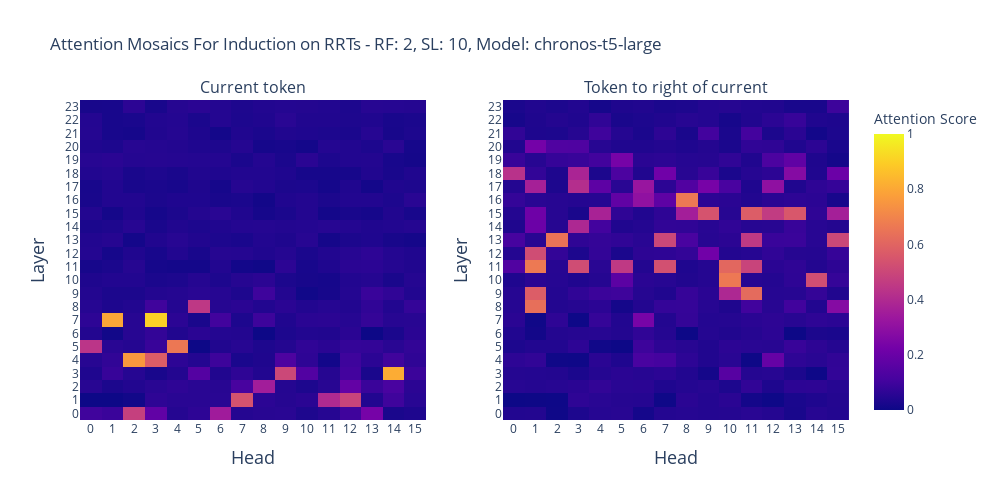

Write notebook code for a chart like this one.
### Code cell
rf = [2, 4, 6, 8, 10]
sl = [2, 4, 6, 8, 10]

import ipywidgets as widgets
import plotly.graph_objects as go
from plotly.subplots import make_subplots
from IPython.display import display
import numpy as np

# Create widget for model selection
model_dropdown = widgets.Dropdown(
    options=model_names,
    value=model_names[0],
    description='Model:'
)

# Create ipywidgets for RF and SL selection
rf_dropdown = widgets.Dropdown(
    options=[(f"RF: {r}", r) for r in rf],
    value=4,  # Initial value
    description='RF:'
)

sl_dropdown = widgets.Dropdown(
    options=[(f"SL: {s}", s) for s in sl],
    value=10,  # Initial value
    description='SL:'
)

# Create output widget to display the plots
output = widgets.Output()

def create_figure(current_rf, current_sl, current_model):
    # Generate config key
    config_key = f"rf{current_rf}_sl{current_sl}"
    
    # Check if config exists in results
    if config_key not in all_results:
        return go.Figure().update_layout(
            annotations=[dict(
                text=f"No data available for configuration: {config_key}",
                showarrow=False,
                xref="paper",
                yref="paper",
                x=0.5,
                y=0.5
            )]
        )
    
    # Get scores for current configuration
    all_center_scores = all_results[config_key]["center_scores"]
    all_right_scores = all_results[config_key]["right_scores"]
    
    # Check if model exists in scores
    if current_model not in all_center_scores or current_model not in all_right_scores:
        return go.Figure().update_layout(
            annotations=[dict(
                text=f"No data available for model {current_model} with configuration {config_key}",
                showarrow=False,
                xref="paper",
                yref="paper",
                x=0.5,
                y=0.5
            )]
        )
    
    # Get data for current model
    mosaic_center = all_center_scores[current_model]
    mosaic_right = all_right_scores[current_model]
    
    # Create a subplot with 2 side-by-side heatmaps
    fig = make_subplots(rows=1, cols=2, 
                        subplot_titles=("Current token", "Token to right of current"),
                        shared_yaxes=True)

    # Add heatmaps to the subplots
    fig.add_trace(
        go.Heatmap(z=mosaic_center, zmin=0, zmax=1, coloraxis="coloraxis"),
        row=1, col=1
    )
    fig.add_trace(
        go.Heatmap(z=mosaic_right, zmin=0, zmax=1, coloraxis="coloraxis"),
        row=1, col=2
    )

    # Update layout
    fig.update_layout(
        title_text=f"Attention Mosaics For Induction on RRTs - RF: {current_rf}, SL: {current_sl}, Model: {current_model.split('/')[-1]}",
        height=500,
        width=1000,
        coloraxis=dict(cmin=0, cmax=1, colorbar=dict(title="Attention Score"))
    )

    # Add axes labels with integer ticks
    fig.update_xaxes(title_text="Head", row=1, col=1, title_font=dict(size=18), 
                    tickmode='linear', tick0=0, dtick=1, showticklabels=True)
    fig.update_xaxes(title_text="Head", row=1, col=2, title_font=dict(size=18), 
                    tickmode='linear', tick0=0, dtick=1, showticklabels=True)
    fig.update_yaxes(title_text="Layer", row=1, col=1, title_font=dict(size=18), 
                    tickmode='linear', tick0=0, dtick=1, showticklabels=True)
    fig.update_yaxes(title_text="Layer", row=1, col=2, title_font=dict(size=18), 
                    tickmode='linear', tick0=0, dtick=1, showticklabels=True)
    
    return fig

# Update function for all widget changes
def update_plot(*args):
    with output:
        output.clear_output(wait=True)
        current_model = model_dropdown.value
        current_rf = rf_dropdown.value
        current_sl = sl_dropdown.value
        
        fig = create_figure(current_rf, current_sl, current_model)
        fig.show()

# Register the update function with all dropdowns
model_dropdown.observe(update_plot, names='value')
rf_dropdown.observe(update_plot, names='value')
sl_dropdown.observe(update_plot, names='value')

# Create control panel
controls = widgets.HBox([model_dropdown, rf_dropdown, sl_dropdown])

# Display widgets and initial plot
display(controls)
display(output)

# Show initial plot
with output:
    initial_fig = create_figure(rf_dropdown.value, sl_dropdown.value, model_dropdown.value)
    initial_fig.show()

# Function to save current figure
def save_current_figure():
    current_model = model_dropdown.value
    current_rf = rf_dropdown.value
    current_sl = sl_dropdown.value
    
    with output:
        config_key = f"rf{current_rf}_sl{current_sl}"
        
        if config_key not in all_results:
            print(f"No data available for configuration: {config_key}")
            return
        
        all_center_scores = all_results[config_key]["center_scores"]
        all_right_scores = all_results[config_key]["right_scores"]
        
        if current_model not in all_center_scores or current_model not in all_right_scores:
            print(f"No data available for model {current_model} with configuration {config_key}")
            return
        
        mosaic_center = all_center_scores[current_model]
        mosaic_right = all_right_scores[current_model]
        
        fig = make_subplots(rows=1, cols=2, 
                          subplot_titles=("Current token", "Token to right of current"),
                          shared_yaxes=True)

        fig.add_trace(
            go.Heatmap(z=mosaic_center, zmin=0, zmax=1, coloraxis="coloraxis"),
            row=1, col=1
        )
        fig.add_trace(
            go.Heatmap(z=mosaic_right, zmin=0, zmax=1, coloraxis="coloraxis"),
            row=1, col=2
        )

        fig.update_layout(
            title_text=f"Attention Mosaics For Induction on RRTs - RF: {current_rf}, SL: {current_sl}, Model: {current_model.split('/')[-1]}",
            height=500,
            width=1000,
            coloraxis=dict(cmin=0, cmax=1, colorbar=dict(title="Attention Score"))
        )

        fig.update_xaxes(title_text="Head", row=1, col=1, title_font=dict(size=18), 
                       tickmode='linear', tick0=0, dtick=1, showticklabels=True)
        fig.update_xaxes(title_text="Head", row=1, col=2, title_font=dict(size=18), 
                       tickmode='linear', tick0=0, dtick=1, showticklabels=True)
        fig.update_yaxes(title_text="Layer", row=1, col=1, title_font=dict(size=18), 
                       tickmode='linear', tick0=0, dtick=1, showticklabels=True)
        fig.update_yaxes(title_text="Layer", row=1, col=2, title_font=dict(size=18), 
                       tickmode='linear', tick0=0, dtick=1, showticklabels=True)
        
        # manually convert any numpy arrays to lists
        for trace in fig.data:
            if isinstance(trace.z, np.ndarray):
                trace.z = trace.z.tolist()
            if hasattr(trace, "x") and isinstance(trace.x, np.ndarray):
                trace.x = trace.x.tolist()
            if hasattr(trace, "y") and isinstance(trace.y, np.ndarray):
                trace.y = trace.y.tolist()
        
        os.makedirs("plots/json", exist_ok=True)
        output_png_filename = f"plots/rf{current_rf}_sl{current_sl}_{current_model.split('/')[-1]}"
        output_json_filename = f"plots/json/rf{current_rf}_sl{current_sl}_{current_model.split('/')[-1]}"
        
        fig.write_image(f"{output_png_filename}.png")
        print(f"Saved figure to {output_png_filename}.png")

# Create save button
save_button = widgets.Button(
    description='Save Current Figure',
    button_style='success'
)
save_button.on_click(lambda b: save_current_figure())
display(save_button)

### Figure 1 — Plotly figure (JSON) as saved in the notebook; plotly's stock layout.template omitted (floating-point values rounded to 4 significant figures; data arrays with more than 128 entries replaced by an {"elided": "..."} marker saying what was removed)
{"data": [{"coloraxis": "coloraxis", "type": "heatmap", "xaxis": "x", "yaxis": "y", "z": {"elided": "24x16 float values"}, "zmax": 1, "zmin": 0}, {"coloraxis": "coloraxis", "type": "heatmap", "xaxis": "x2", "yaxis": "y2", "z": {"elided": "24x16 float values"}, "zmax": 1, "zmin": 0}], "layout": {"annotations": [{"font": {"size": 16}, "showarrow": false, "text": "Current token", "x": 0.225, "xanchor": "center", "xref": "paper", "y": 1, "yanchor": "bottom", "yref": "paper"}, {"font": {"size": 16}, "showarrow": false, "text": "Token to right of current", "x": 0.775, "xanchor": "center", "xref": "paper", "y": 1, "yanchor": "bottom", "yref": "paper"}], "coloraxis": {"cmax": 1, "cmin": 0, "colorbar": {"title": {"text": "Attention Score"}}}, "height": 500, "title": {"text": "Attention Mosaics For Induction on RRTs - RF: 2, SL: 10, Model: chronos-t5-large"}, "width": 1000, "xaxis": {"anchor": "y", "domain": [0, 0.45], "dtick": 1, "showticklabels": true, "tick0": 0, "tickmode": "linear", "title": {"font": {"size": 18}, "text": "Head"}}, "xaxis2": {"anchor": "y2", "domain": [0.55, 1], "dtick": 1, "showticklabels": true, "tick0": 0, "tickmode": "linear", "title": {"font": {"size": 18}, "text": "Head"}}, "yaxis": {"anchor": "x", "domain": [0, 1], "dtick": 1, "showticklabels": true, "tick0": 0, "tickmode": "linear", "title": {"font": {"size": 18}, "text": "Layer"}}, "yaxis2": {"anchor": "x2", "domain": [0, 1], "dtick": 1, "matches": "y", "showticklabels": true, "tick0": 0, "tickmode": "linear", "title": {"font": {"size": 18}, "text": "Layer"}}}}
